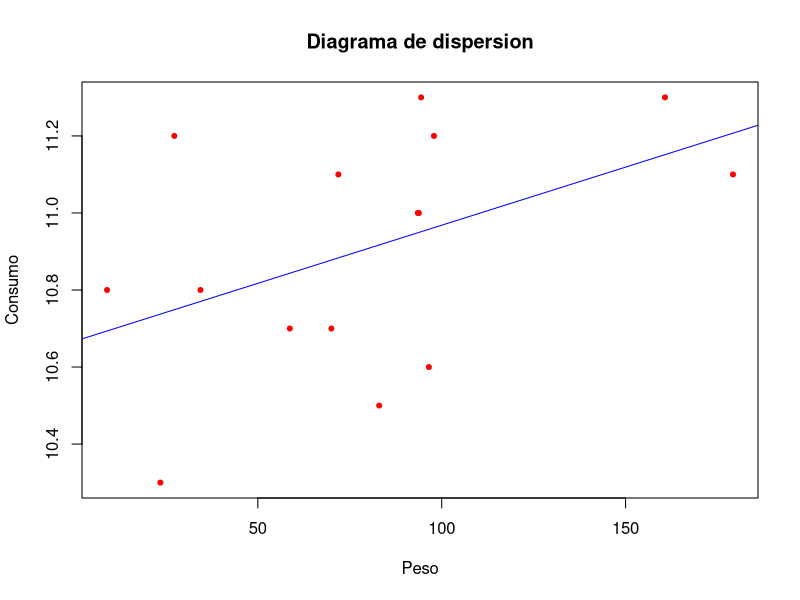
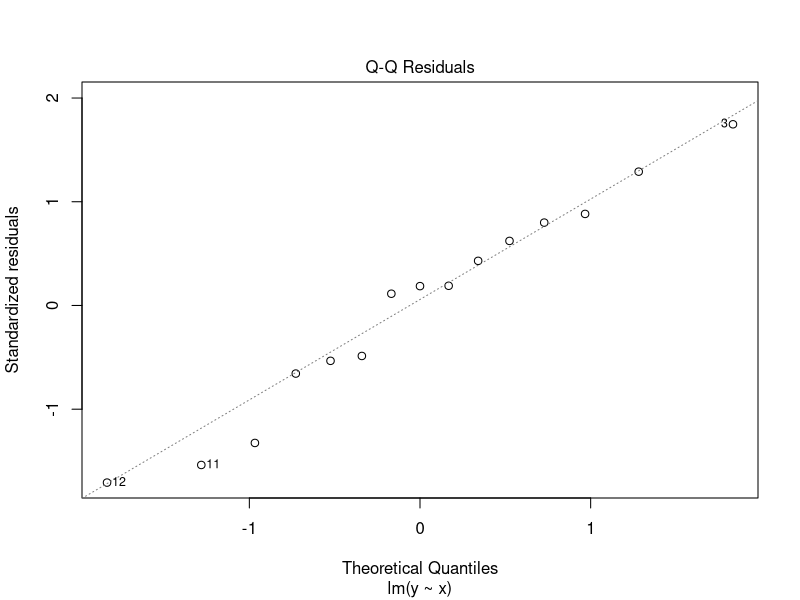
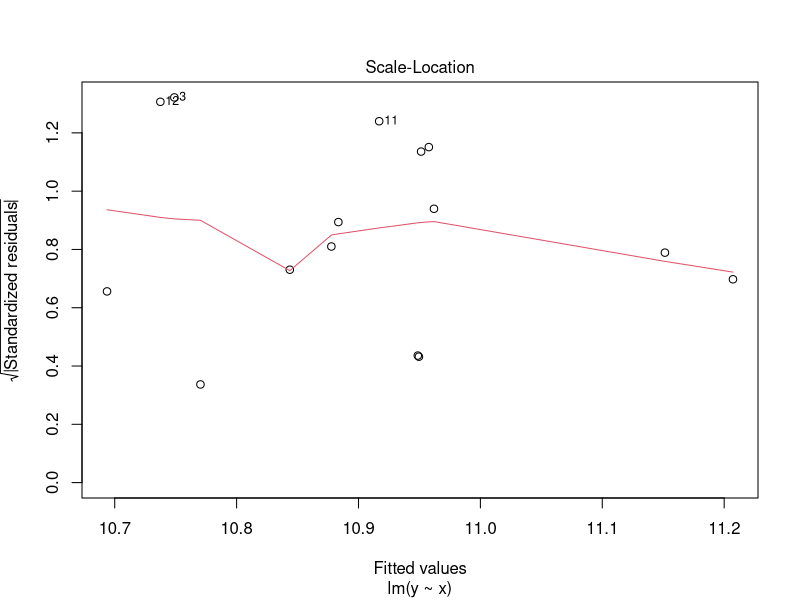

Recreate these plots in R, in order. (Note: this script raises an error after producing the figures.)
## ---- chunk 1
knitr::opts_chunk$set(echo = TRUE)
## ---- chunk 2

library(readxl)

# file.choose()
## ---- chunk 3
#ruta_excel = "C:/Users/User/Downloads/2023-1/Estadistica_Aplicada/Sesion05/canes.xlsx"
#excel_sheets(ruta_excel)

## ---- chunk 4
#Creación de vectores para las variables X (Tamaño de la oferta) y Y (Precio por acción)
compania <- c(1, 2, 3, 4, 5, 6, 7, 8, 9, 10, 11, 12, 13, 14, 15)
tamanio <- c(9.0, 94.4, 27.3, 179.2, 71.9, 97.9, 93.5, 70.0, 160.7, 96.5, 83.0, 23.5, 58.7, 93.8, 34.4)
precio <- c(10.8, 11.3, 11.2, 11.1, 11.1, 11.2, 11.0, 10.7, 11.3, 10.6, 10.5, 10.3, 10.7, 11.0, 10.8)

# Creación de un data frame con los datos
data <- data.frame(compania, tamanio, precio)
## ---- chunk 5
x = data$tamanio
y = data$precio

modelo = lm(y ~ x)

modelo$coefficients

plot(y ~ x, pch=20, col="red", xlab="Peso", ylab="Consumo", main="Diagrama de dispersion")

abline(modelo,col="blue")
## ---- chunk 6

anova(modelo)  # analysis of variance

## ---- chunk 7

library(lmtest)

dwtest(modelo)

## ---- chunk 8

residuos = resid(modelo)

shapiro.test(x = residuos)

## ---- chunk 9
plot(modelo, 2)

## ---- chunk 10

library(lmtest)

bptest(modelo)

## ---- chunk 11

plot(x = modelo, which = 3)

## ---- chunk 12

  library(car)

# Calcular VIF
vif_result <- vif(modelo)

# Ver el VIF de cada variable
print(vif_result)
